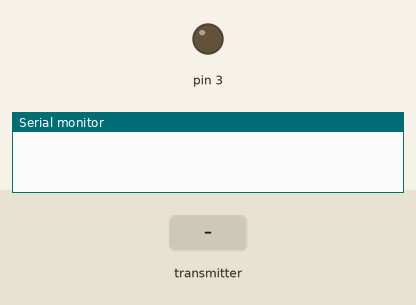
The sketch below on a simulated Arduino Uno, built with avr-gcc and run on an emulated ATmega328P. On the bench: output pins drawn as LEDs (lit = HIGH), the last lines printed to the serial monitor. The test bench sets the inputs (shaded band). No radio packets arrive unless stated.

Above: at 1.2 s.
1.3 s: the transmitter starts sending led_state = 1
At 2.2 s:
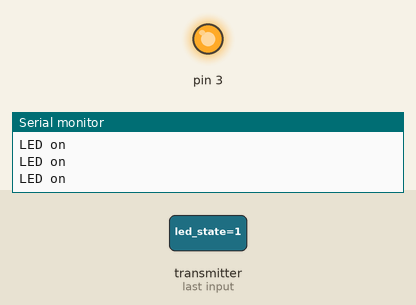
2.8 s: the transmitter starts sending led_state = 0
At 3.3 s:
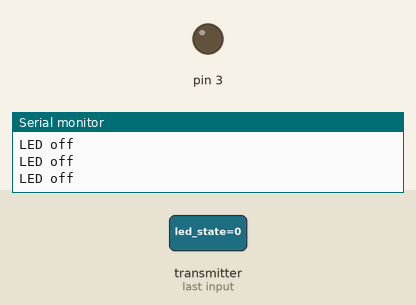
Timing chart, 0 to 5.8 s (numbered marks = the images above; inputs shaded):
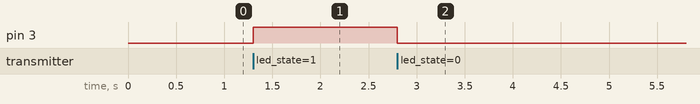

Measured:
- after the input at 1.3 s, pin 3: LOW → HIGH at once
- after the input at 2.8 s, pin 3: HIGH → LOW at once

The sketch:

sketch_aug05f.ino
```cpp
/*
* Arduino Wireless Communication Tutorial
*       Example 1 - Receiver Code
*
* by Dejan Nedelkovski, www.HowToMechatronics.com
*
* Library: TMRh20/RF24, https://github.com/tmrh20/RF24/
*/
#include <SPI.h>
#include <nRF24L01.h>
#include <RF24.h>
RF24 radio(7, 8); // CE, CSN
const byte address[6] = "00002";
void setup() {
  Serial.begin(9600);
  radio.begin();
  radio.openReadingPipe(0, address);
  radio.setPALevel(RF24_PA_MIN);
  radio.startListening();
  pinMode (3,OUTPUT);
}
void loop() {

  if (radio.available()) {
    int led_state = 0;
    radio.read(&led_state, sizeof(led_state));

    if (led_state==LOW)
    {
      digitalWrite(3,LOW);
      Serial.println("LED off");
    }
    else if (led_state==HIGH)
    {
      digitalWrite(3,HIGH);
      Serial.println("LED on");
    }
    else Serial.println("led_state not 0 or 1");

  }
}
```
